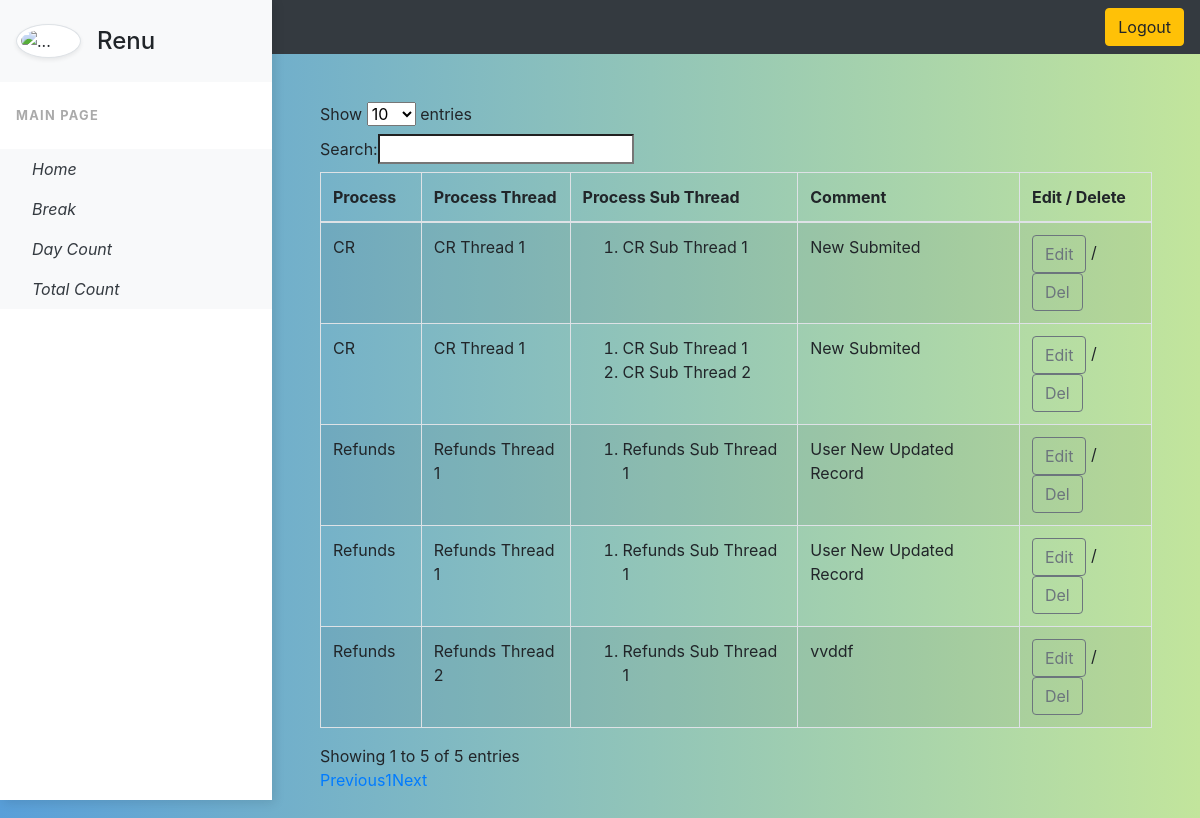
The page /count/ (signed in) on the database its author committed.
### PRDApp/models.py (models this page shows, shortened)
class UserProfile(models.Model):
    user = models.ForeignKey(User, related_name='tracks', on_delete=models.CASCADE)
    comment = models.CharField(max_length=200, null=True)
    date_created = models.DateTimeField(auto_now_add=True)
    user_process = models.ForeignKey(Process, on_delete=models.CASCADE)
    user_process_thread =  models.ForeignKey(Process_Thread, on_delete=models.CASCADE)
    user_process_sub_thread = models.ManyToManyField(Process_Sub_Thread)

class Process(models.Model):
    process_name = models.CharField(max_length=50, null=False)

class Process_Thread(models.Model):
    process_thread_name = models.CharField(max_length=100, null=False)
    process = models.ForeignKey(Process, on_delete=models.CASCADE)

class Process_Sub_Thread(models.Model):
    process_sub_thread_name = models.CharField(max_length=100, null=False)
    process_thread = models.ForeignKey(Process_Thread, on_delete=models.CASCADE)

### PRDApp/views.py (the view)
# urls.py: path('count/', count_view, name='count'),
def count_view(request):
    if request.method == 'GET':
        user_data = UserProfile.objects.filter(user=4)
        context = {'user_data': user_data}
        return render(request, 'count_page.html', context)

### template/count_page.html (shortened to what this page needs)
{% extends 'base.html' %}
{% load static %}
{%block head%}
{%include 'base.html'%}
<link rel="stylesheet" href="https://cdn.datatables.net/1.10.22/css/dataTables.bootstrap.min.css">
{%endblock%}
{%block content%}
<div class="page-content p-5" id="content">
    <table id="example" class="table table-striped table-bordered" style="width:100%">
        <thead>
            <tr>
                <th>Process</th>
                <th>Process Thread</th>
                <th>Process Sub Thread</th>
                <th>Comment</th>
                <th>Edit / Delete</th>
            </tr>
        </thead>
        <tbody>
            {% for data in user_data %}
                <tr>
                    <td>{{data.user_process.process_name}}</td>
                    <td>{{data.user_process_thread.process_thread_name}}</td>
                    <td>
                        <ol>
                            {% for a in data.user_process_sub_thread.all %}
                            <li>{{a.process_sub_thread_name}}</li>
                            {% endfor %}
                        </ol>
                    </td>
                    <td>{{data.comment}}</td>
                    <td>
                        <button id='edit{{data.id}}' class="btn btn-outline-secondary add-btn update-cart"> Edit </button> /
                        <button id='del{{data.id}}' class="btn btn-outline-secondary add-btn update-cart"> Del </button>
                    </td>
                </tr>
            {% endfor %}
        </tbody>
    </table>
</div>
{%endblock%}

### template/base.html (shortened to what this page needs)
<!DOCTYPE html>
{%load static%}
<html>
<head>
    {%block head%}
    {%endblock%}
    <link rel="stylesheet" href="https://cdn.jsdelivr.net/npm/bootstrap@4.5.3/dist/css/bootstrap.min.css">
    <link href="{%static '/css/home.css' %}" rel="stylesheet" id="bootstrap-css">
</head>
<body>
{%block content%}
<nav class="navbar navbar-expand-lg navbar-dark bg-dark">
  <div class="collapse navbar-collapse" id="navbarSupportedContent">
    <div class='form-inline my-2 my-lg-0'>
        <a href="{% url 'logout'%}" class="btn btn-warning">Logout</a>
    </div>
  </div>
</nav>
<div class="vertical-nav bg-white" id="sidebar">
  <div class="py-4 px-3 mb-4 bg-light">
    <div class="media d-flex align-items-center"><img src="{%static 'Images/DP.jpg'%}" alt="..." width="65" class="mr-3 rounded-circle img-thumbnail shadow-sm">
      <div class="media-body">
        <h4 class="m-0">{{request.user}}</h4>
      </div>
    </div>
  </div>
  <p class="text-gray font-weight-bold text-uppercase px-3 small pb-4 mb-0">Main Page</p>
  <ul class="nav flex-column bg-white mb-0">
    <li class="nav-item">
      <a href="{% url 'home' %}" class="nav-link text-dark font-italic bg-light">
                Home
            </a>
    </li>
    <li class="nav-item">
      <a href="{% url 'break' %}" class="nav-link text-dark font-italic bg-light">
                Break
            </a>
    </li>
    <li class="nav-item">
      <a href="{% url 'count' %}" class="nav-link text-dark font-italic bg-light">
                Day Count
       </a>
    </li>
    <li class="nav-item">
      <a href="{% url 'total' %}" class="nav-link text-dark font-italic bg-light">
                Total Count
      </a>
    </li>
  </ul>
</div>
{%endblock content%}
</body>
</html>

### static/css/home.css (style rules this page uses)
.vertical-nav { min-width: 17rem; width: 17rem; height: 100vh; position: fixed; top: 0; left: 0; box-shadow: 3px 3px 10px rgba(0, 0, 0, 0.1); transition: all 0.4s; }
.page-content { width: calc(100% - 17rem); margin-left: 17rem; transition: all 0.4s; }
body { background: #599fd9; background: -webkit-linear-gradient(to right, #599fd9, #c2e59c); background: linear-gradient(to right, #599fd9, #c2e59c); min-height: 100vh; overflow-x: hidden; }
.text-uppercase { letter-spacing: 0.1em; }
.text-gray { color: #aaa; }

### rows shown on the page
UserProfile: user_process.process_name "Refunds", user_process_thread.process_thread_name "Refunds Thread 1", comment "User New Updated Record"
Process_Sub_Thread: process_sub_thread_name "Refunds Sub Thread 1"
UserProfile: user_process.process_name "Refunds", user_process_thread.process_thread_name "Refunds Thread 1", comment "User New Updated Record"
UserProfile: user_process.process_name "CR", user_process_thread.process_thread_name "CR Thread 1", comment "New Submited"
Process_Sub_Thread: process_sub_thread_name "CR Sub Thread 1"
UserProfile: user_process.process_name "CR", user_process_thread.process_thread_name "CR Thread 1", comment "New Submited"
Process_Sub_Thread: process_sub_thread_name "CR Sub Thread 2"
UserProfile: user_process.process_name "Refunds", user_process_thread.process_thread_name "Refunds Thread 2", comment "vvddf"

### other values the page prints
{{ request.user }} "Renu"
